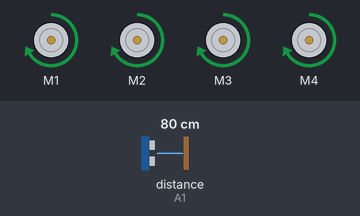
A sketch run on a simulated Arduino Uno, built with avr-gcc and run on an emulated ATmega328P. On the bench: 4 × DC motor (green arrow = forward, orange = backward, longer = faster). Wiring (inferred from the names in the program): ultrasonic range finder: trigger A0; echo A1. Inputs (shaded band) come from the test bench; at power-on: distance to the obstacle (sensor on A1) 80 cm. The echo pulse lasts 58.3 µs per cm.

Above: at 1.2 s.
1.3 s: distance to the obstacle (sensor on A1) set to 17 cm
2.8 s: distance to the obstacle (sensor on A1) set to 14 cm
At 4.3 s:
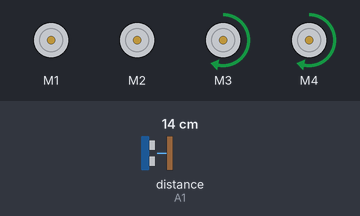
5.8 s: distance to the obstacle (sensor on A1) set to 18 cm
At 7.7 s:
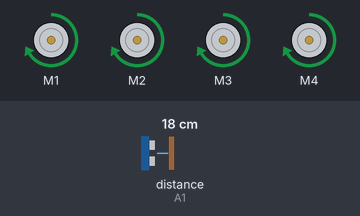
8.0 s: distance to the obstacle (sensor on A1) set to 2 cm
At 11.0 s:
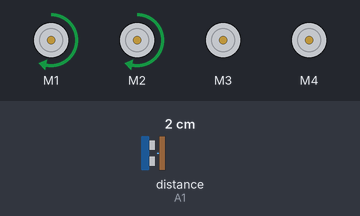
Timing chart, 0 to 12.0 s (numbered marks = the images above; inputs shaded):
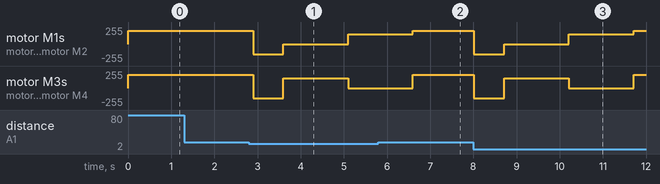

The sketch:

robot.ino
```cpp
#include <AFMotor.h>
#include <Wire.h>
const int trigPin = A0;
const int echoPin = A1;
AF_DCMotor motorM1(1);
AF_DCMotor motorM2(2);
AF_DCMotor motorM3(3);
AF_DCMotor motorM4(4);
void setup() {
  pinMode(trigPin, OUTPUT);
  pinMode(echoPin, INPUT);
}

void loop() {
  digitalWrite(trigPin, LOW);
  delayMicroseconds(2);
  digitalWrite(trigPin, HIGH);
  delayMicroseconds(10);
  digitalWrite(trigPin, LOW);
  long duration = pulseIn(echoPin, HIGH);
  float distance_cm = duration / 58.2;
  if (distance_cm<15){
    moveBackward();
    delay(700);
    rightTurn();
    delay(1500);
    leftTurn();
    delay(1500);
    moveForward();
    delay(700);
  }
  else{
    moveForward();
  }
  delay(100);
}

void moveForward() {
  motorM1.setSpeed(200);
  motorM2.setSpeed(200);
  motorM3.setSpeed(200);
  motorM4.setSpeed(200);
  motorM1.run(FORWARD);
  motorM2.run(FORWARD);
  motorM3.run(FORWARD);
  motorM4.run(FORWARD);
}

void moveBackward() {
  motorM1.setSpeed(150);
  motorM2.setSpeed(150);
  motorM3.setSpeed(150);
  motorM4.setSpeed(150);
  motorM1.run(BACKWARD);
  motorM2.run(BACKWARD);
  motorM3.run(BACKWARD);
  motorM4.run(BACKWARD);
}

void rightTurn() {
  motorM1.setSpeed(0);
  motorM2.setSpeed(0);
  motorM3.setSpeed(150);
  motorM4.setSpeed(150);
  motorM1.run(RELEASE);
  motorM2.run(RELEASE);
  motorM3.run(FORWARD);
  motorM4.run(FORWARD);
}


void leftTurn() {
  motorM1.setSpeed(150);
  motorM2.setSpeed(150);
  motorM3.setSpeed(0);
  motorM4.setSpeed(0);
  motorM1.run(FORWARD);
  motorM2.run(FORWARD);
  motorM3.run(RELEASE);
  motorM4.run(RELEASE);
}
```

Measured:
- the behaviour switches between 16 and 15 cm on distance to the obstacle (sensor on A1) (found by bisection; images 0 and 1)
- after the input at 1.3 s, every drawn part: stays the same
- after the input at 2.8 s, motor M1, motor M2: forward 200/255 → backward 150/255 after 0.10 s, → stopped 0.70 s later, → forward 150/255 1.5 s later; motor M3, motor M4: forward 200/255 → backward 150/255 after 0.10 s, → forward 150/255 0.70 s later, → stopped 1.5 s later
- after the input at 5.8 s, motor M1–4: goes on until 6.6 s, then stays forward 200/255
- after the input at 8.0 s, motor M1, motor M2: forward 200/255 → backward 150/255 at once, → stopped 0.70 s later, → forward 150/255 1.5 s later, → forward 200/255 1.5 s later; motor M3, motor M4: forward 200/255 → backward 150/255 at once, → forward 150/255 0.70 s later, → stopped 1.5 s later, → forward 200/255 1.5 s later
